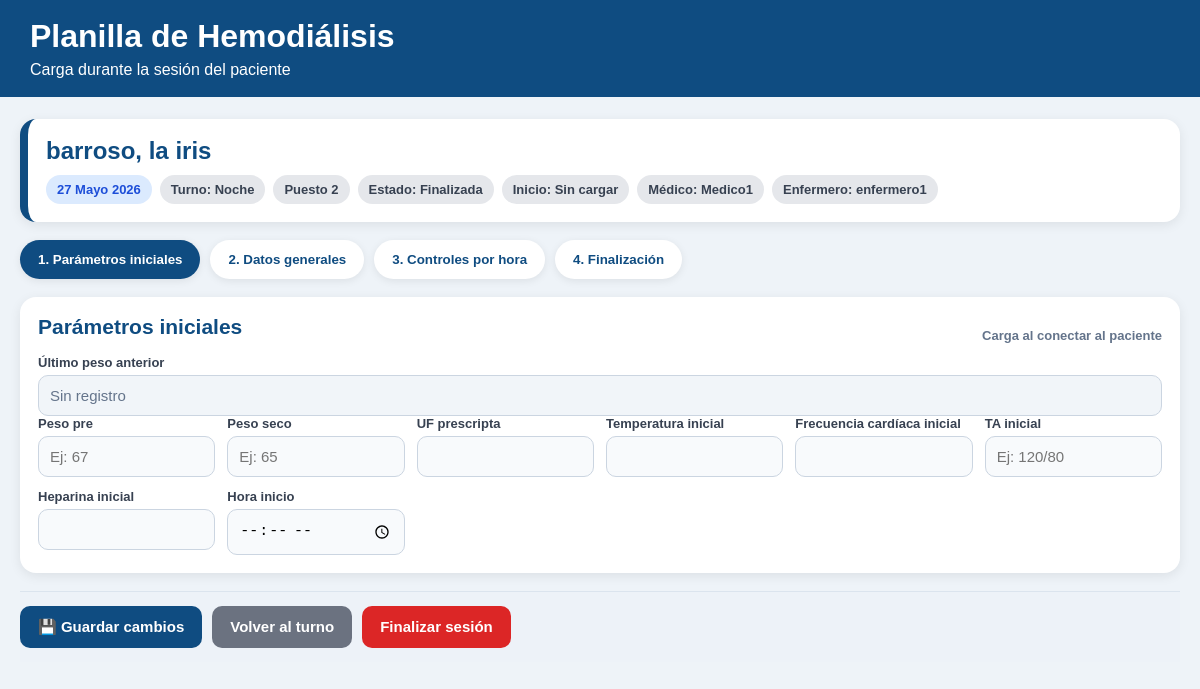
/signos/49/ (signed in), run on the app's committed database.
### sesiones/models.py (models this page shows, shortened)
class SesionDialisis(models.Model):
    TURNO_CHOICES = [
        ("manana", "Mañana"),
        ("tarde", "Tarde"),
        ("noche", "Noche"),
    ]
    ESTADO_CHOICES = [
        ("pendiente", "Pendiente"),
        ("activa", "En sesión"),
        ("finalizada", "Finalizada"),
    ]
    paciente = models.ForeignKey(Paciente, on_delete=models.CASCADE)
    puesto = models.ForeignKey(Puesto, on_delete=models.SET_NULL, null=True, blank=True)
    fecha = models.DateField()
    turno = models.CharField(max_length=10, choices=TURNO_CHOICES, default="manana")
    estado = models.CharField(max_length=20, choices=ESTADO_CHOICES, default="pendiente")
    medico_asignado = models.ForeignKey(
        User, on_delete=models.SET_NULL,
        null=True, blank=True,
        related_name="sesiones_medico"
    )
    enfermero_asignado = models.ForeignKey(
        User, on_delete=models.SET_NULL,
        null=True, blank=True,
        related_name="sesiones_enfermero"
    )
    peso_pre = models.DecimalField(max_digits=5, decimal_places=2, null=True, blank=True)
    peso_post = models.DecimalField(max_digits=5, decimal_places=2, null=True, blank=True)
    ta_inicial = models.CharField(max_length=20, blank=True)
    ta_final = models.CharField(max_length=20, blank=True)
    finalizada = models.BooleanField(default=False)
    creada_en = models.DateTimeField(auto_now_add=True)
    class Meta:
        ordering = ["-fecha", "turno"]

class Puesto(models.Model):
    numero = models.IntegerField(unique=True)
    activo = models.BooleanField(default=True)
    def __str__(self):
        return f"Puesto {self.numero}"

class PlanillaHemodialisis(models.Model):
    sesion = models.OneToOneField(
        SesionDialisis,
        on_delete=models.CASCADE
    )
    peso_pre = models.DecimalField(
        max_digits=5,
        decimal_places=2,
        null=True,
        blank=True
    )
    peso_post = models.DecimalField(
        max_digits=5,
        decimal_places=2,
        null=True,
        blank=True
    )
    peso_seco = models.DecimalField(
        max_digits=5,
        decimal_places=2,
        null=True,
        blank=True
    )
    uf_prescripta = models.CharField(
        max_length=50,
        blank=True
    )
    temperatura_inicial = models.CharField(
        max_length=20,
        blank=True
    )
    frecuencia_cardiaca_inicial = models.CharField(
        max_length=20,
        blank=True
    )
    ta_inicial = models.CharField(
        max_length=20,
        blank=True
    )
    heparina_inicial = models.CharField(
        max_length=100,
        blank=True
    )
    hora_inicio = models.TimeField(
        null=True,
        blank=True
    )
    acceso_vascular = models.CharField(
        max_length=100,
        blank=True
    )
    dializador = models.CharField(
        max_length=100,
        blank=True
    )
    concentrado = models.CharField(
        max_length=100,
        blank=True
    )
    agujas = models.CharField(
        max_length=100,
        blank=True
    )
    talla = models.CharField(
        max_length=20,
        blank=True
    )
    td = models.CharField(
        max_length=20,
        blank=True
    )
    qb = models.CharField(
        max_length=20,
        blank=True
    )
    qd = models.CharField(
        max_length=20,
        blank=True
    )
    na = models.CharField(
        max_length=20,
        blank=True
    )
    temperatura_final = models.CharField(
        max_length=20,
        blank=True
    )
    ta_egreso = models.CharField(
        max_length=20,
        blank=True
    )
    frecuencia_cardiaca_final = models.CharField(
        max_length=20,
        blank=True
    )
    uf_final = models.CharField(
        max_length=20,
        blank=True
    )
    hora_fin = models.TimeField(
        null=True,
        blank=True
    )
    atb = models.CharField(
        max_length=100,
        blank=True
    )
    observaciones_enfermeria = models.TextField(
        blank=True
    )
    observaciones_medicas = models.TextField(
        blank=True
    )
    creada_en = models.DateTimeField(
        auto_now_add=True
    )

### pacientes/models.py (models this page shows)
class Paciente(models.Model):
    nombre = models.CharField(max_length=100)
    apellido = models.CharField(max_length=100)
    dni = models.CharField(
        max_length=20,
        unique=True
    )
    fecha_nacimiento = models.DateField(
        null=True,
        blank=True
    )
    telefono = models.CharField(
        max_length=30,
        blank=True
    )
    direccion = models.CharField(
        max_length=200,
        blank=True
    )
    obra_social = models.CharField(
        max_length=100,
        blank=True
    )
    numero_afiliado = models.CharField(
        max_length=100,
        blank=True
    )
    fecha_ingreso_dialisis = models.DateField(
        null=True,
        blank=True
    )
    etiologia = models.TextField(
        blank=True
    )
    diagnostico = models.TextField(
        blank=True
    )
    acceso_vascular = models.CharField(
        max_length=100,
        blank=True
    )
    medico_tratante = models.CharField(
        max_length=100,
        blank=True
    )
    activo = models.BooleanField(
        default=True
    )
    observaciones = models.TextField(
        blank=True
    )
    creado_en = models.DateTimeField(
        auto_now_add=True
    )
    class Meta:
        ordering = ["apellido", "nombre"]
    def __str__(self):
        return f"{self.apellido}, {self.nombre}"

### dashboard/views.py (the view, shortened to what this page needs)
# urls.py: path("signos/<int:sesion_id>/", views.editar_signos, name="editar_signos"),
@login_required
def editar_signos(request, sesion_id):
    sesion = get_object_or_404(
        SesionDialisis,
        id=sesion_id
    )
    planilla, _ = PlanillaHemodialisis.objects.get_or_create(
        sesion=sesion
    )
    ultima_sesion_anterior = (
        SesionDialisis.objects
        .filter(
            paciente=sesion.paciente,
            finalizada=True
        )
        .exclude(id=sesion.id)
        .order_by("-fecha", "-id")
        .first()
    )
    ultimo_peso = None
    if ultima_sesion_anterior:
        try:
            ultima_planilla = ultima_sesion_anterior.planillahemodialisis
            ultimo_peso = ultima_planilla.peso_post
        except Exception:
            ultimo_peso = ultima_sesion_anterior.peso_post
    controles = []
    for i in range(1, 5):
        control, _ = ControlHorarioHemodialisis.objects.get_or_create(
            planilla=planilla,
            hora=i
        )
        controles.append(control)
    context = {
        "sesion": sesion,
        "planilla": planilla,
        "controles": controles,
        "ultimo_peso": ultimo_peso,
    }
    context.update(contexto_roles(request))
    return render(
        request,
        "dashboard/editar_signos.html",
        context
    )

### dashboard/views.py (called while the page is built)
def usuario_en_grupo(user, nombre_grupo):
    return user.groups.filter(name=nombre_grupo).exists()

def nombre_usuario(user):
    nombre = user.get_full_name()
    if nombre:
        return nombre
    return user.username

def contexto_roles(request):
    return {
        "es_enfermero": usuario_en_grupo(request.user, "Enfermeros"),
        "es_medico": usuario_en_grupo(request.user, "Medicos"),
        "es_administracion": usuario_en_grupo(request.user, "Administracion"),
        "es_superadmin": request.user.is_superuser,
        "usuario_actual": nombre_usuario(request.user),
    }

### dashboard/templates/dashboard/editar_signos.html (shortened to what this page needs)
<!DOCTYPE html>
<html lang="es">
<head>
</head>
<body>
<div class="header">
    <h1>Planilla de Hemodiálisis</h1>
    <div>Carga durante la sesión del paciente</div>
</div>
<div class="container">
<form method="post">
    <div class="paciente-box">
        <div class="paciente-nombre">{{ sesion.paciente }}</div>
        <div class="chips">
            <span class="chip chip-blue">{{ sesion.fecha }}</span>
            <span class="chip">Turno: {{ sesion.get_turno_display }}</span>
            <span class="chip">{{ sesion.puesto|default:"Sin puesto" }}</span>
            <span class="chip">Estado: {{ sesion.get_estado_display }}</span>
            <span class="chip">Inicio: {{ planilla.hora_inicio|default:"Sin cargar" }}</span>
            <span class="chip">Médico: {{ sesion.medico_asignado|default:"Sin asignar" }}</span>
            <span class="chip">Enfermero: {{ sesion.enfermero_asignado|default:"Sin asignar" }}</span>
        </div>
    </div>
    <div class="tabs">
        <button type="button" class="tab-btn active" data-tab="inicial" onclick="mostrarHoja('inicial')">
            1. Parámetros iniciales
        </button>
        <button type="button" class="tab-btn" data-tab="generales" onclick="mostrarHoja('generales')">
            2. Datos generales
        </button>
        <button type="button" class="tab-btn" data-tab="controles" onclick="mostrarHoja('controles')">
            3. Controles por hora
        </button>
        <button type="button" class="tab-btn" data-tab="finales" onclick="mostrarHoja('finales')">
            4. Finalización
        </button>
    </div>
    <div id="hoja-inicial" class="hoja-tab">
        <div class="card">
            <div class="section-title">
                <h2>Parámetros iniciales</h2>
                <span class="ayuda">Carga al conectar al paciente</span>
            </div>
<div>
    <label>Último peso anterior</label>
    <input
        type="text"
        value="{{ ultimo_peso|default:'Sin registro' }}"
        readonly
        class="solo-lectura"
    >
</div>
            <div class="grid">
                <div>
                    <label>Peso pre</label>
                    <input type="number" step="0.01" name="peso_pre"
                           value="{% if planilla.peso_pre %}{{ planilla.peso_pre|stringformat:'g' }}{% elif sesion.peso_pre %}{{ sesion.peso_pre|stringformat:'g' }}{% endif %}"
                           placeholder="Ej: 67">
                </div>
                <div>
                    <label>Peso seco</label>
                    <input type="number" step="0.01" name="peso_seco"
                           value="{% if planilla.peso_seco %}{{ planilla.peso_seco|stringformat:'g' }}{% endif %}"
                           placeholder="Ej: 65">
                </div>
                <div>
                    <label>UF prescripta</label>
                    <input name="uf_prescripta" value="{{ planilla.uf_prescripta }}">
                </div>
                <div>
                    <label>Temperatura inicial</label>
                    <input name="temperatura_inicial" value="{{ planilla.temperatura_inicial }}">
                </div>
                <div>
                    <label>Frecuencia cardíaca inicial</label>
                    <input name="frecuencia_cardiaca_inicial" value="{{ planilla.frecuencia_cardiaca_inicial }}">
                </div>
                <div>
                    <label>TA inicial</label>
                    <input name="ta_inicial" value="{{ planilla.ta_inicial|default:sesion.ta_inicial }}" placeholder="Ej: 120/80">
                </div>
                <div>
                    <label>Heparina inicial</label>
                    <input name="heparina_inicial" value="{{ planilla.heparina_inicial }}">
                </div>
                <div>
                    <label>Hora inicio</label>
                    <input type="time" name="hora_inicio" id="hora_inicio" value="{{ planilla.hora_inicio }}">
                </div>
            </div>
        </div>
    </div>
    <div class="acciones">
        <button type="submit" class="btn">💾 Guardar cambios</button>
        <a href="/turno/?turno={{ sesion.turno }}" class="btn btn-sec">
            Volver al turno
        </a>
        <a href="{% url 'finalizar_sesion' sesion.id %}" class="btn btn-danger">
            Finalizar sesión
        </a>
    </div>
</form>
</div>
</body>
</html>

### dashboard/templates/dashboard/editar_signos.html (style rules this page uses)
body { font-family: Arial, sans-serif; background: #eef3f8; margin: 0; color: #1f2937; }
.header { background: #0f4c81; color: white; padding: 18px 30px; }
.header h1 { margin: 0 0 6px 0; }
.container { max-width: 1350px; margin: 22px auto; padding: 0 20px; }
.paciente-box { background: white; border-radius: 16px; padding: 18px; box-shadow: 0 3px 12px rgba(0, 0, 0, .08); margin-bottom: 18px; border-left: 8px solid #0f4c81; }
.paciente-nombre { font-size: 24px; font-weight: bold; color: #0f4c81; margin-bottom: 10px; }
.chips { display: flex; gap: 8px; flex-wrap: wrap; }
.chip { background: #e5e7eb; color: #374151; padding: 7px 11px; border-radius: 999px; font-size: 13px; font-weight: bold; }
.chip-blue { background: #dbeafe; color: #1d4ed8; }
.tabs { display: flex; gap: 10px; margin-bottom: 18px; flex-wrap: wrap; }
.tab-btn { border: none; padding: 12px 18px; border-radius: 999px; background: white; color: #0f4c81; font-weight: bold; cursor: pointer; box-shadow: 0 2px 8px rgba(0, 0, 0, .08); }
.tab-btn.active { background: #0f4c81; color: white; }
.card { background: white; border-radius: 16px; padding: 18px; box-shadow: 0 3px 12px rgba(0, 0, 0, .08); margin-bottom: 18px; }
.card h2 { color: #0f4c81; margin: 0 0 16px 0; font-size: 21px; }
.grid { display: grid; grid-template-columns: repeat(auto-fit, minmax(170px, 1fr)); gap: 12px; }
label { font-weight: bold; font-size: 13px; display: block; margin-bottom: 5px; color: #374151; }
input, textarea { width: 100%; padding: 11px; border: 1px solid #cbd5e1; border-radius: 10px; box-sizing: border-box; font-size: 15px; background: #f8fafc; }
.acciones { position: sticky; bottom: 0; background: rgba(238, 243, 248, .96); padding: 14px 0; display: flex; gap: 10px; flex-wrap: wrap; border-top: 1px solid #dbe4ee; }
.btn { text-decoration: none; border: none; background: #0f4c81; color: white; padding: 12px 18px; border-radius: 10px; font-weight: bold; cursor: pointer; font-size: 15px; }
.btn-sec { background: #6b7280; }
.btn-danger { background: #dc2626; }
.section-title { display: flex; justify-content: space-between; gap: 10px; align-items: center; flex-wrap: wrap; }
.ayuda { font-size: 13px; color: #64748b; font-weight: bold; }
.solo-lectura { background: #f1f5f9; color: #64748b; }

### data on the page
SesionDialisis: paciente "barroso, la iris", fecha "27 Mayo 2026", turno "Noche", puesto "Puesto 2", estado "Finalizada", medico_asignado "Medico1", enfermero_asignado "enfermero1"
PlanillaHemodialisis: hora_inicio "Sin cargar"
